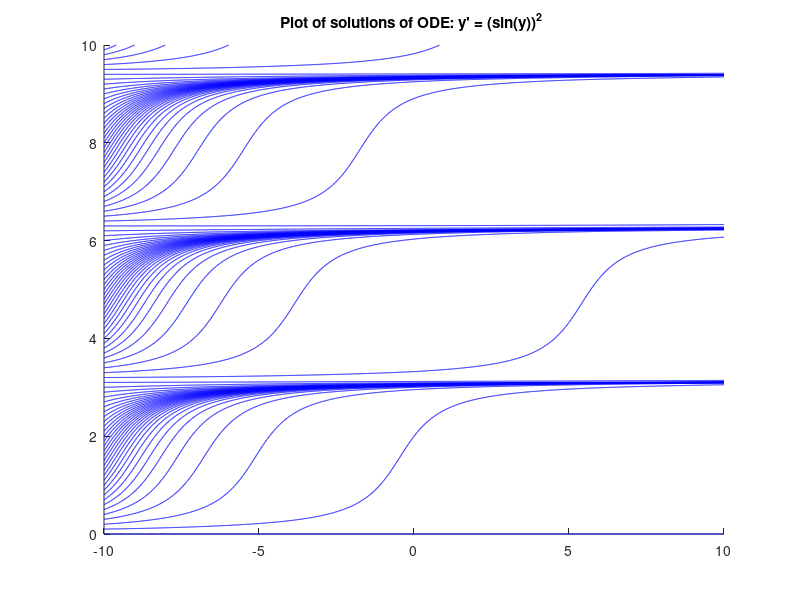
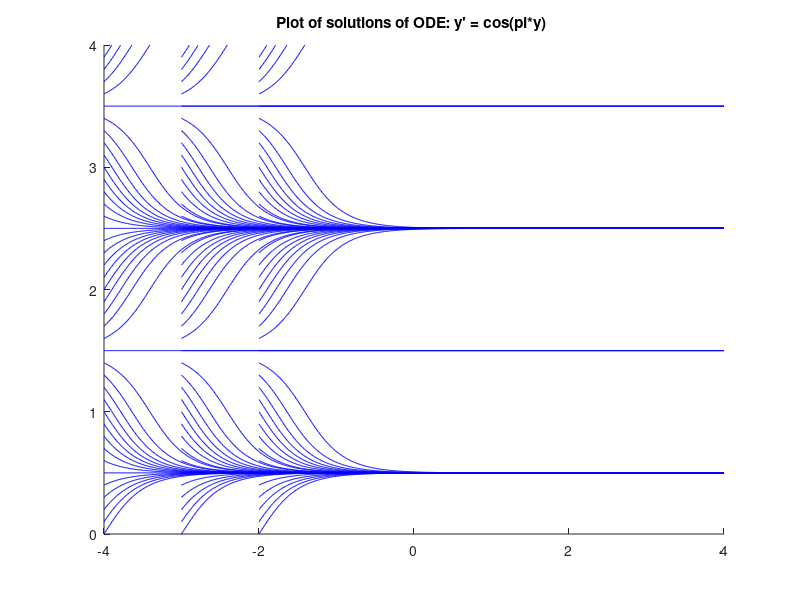

These charts were generated, in order, by the following MATLAB code:
% plot the ODE: y' = (sin(y))^2 curve from some points 
close all;
[x,y] = meshgrid(-10:0.1:10,0:0.1:10);
u = ones(size(x));  
v = (sin(y)).^2;       
starty = 0:0.1:10;
startx = [ones(size(starty))*-10];
streamline(x,y,u,v,startx,starty)
title('Plot of solutions of ODE: y'' = (sin(y))^2 ')


% plot the ODE: y' = (sin(y))^2 curve from some points 
figure
[x,y] = meshgrid(-4:0.1:4,0:0.1:4);
u = ones(size(x));  
v = cos(pi*y);       
starty = 0:0.1:4;
startx = [ones(size(starty))*-4];
streamline(x,y,u,v,startx,starty);
startx = [ones(size(starty))*-3];
streamline(x,y,u,v,startx,starty);
startx = [ones(size(starty))*-2];
streamline(x,y,u,v,startx,starty);
title('Plot of solutions of ODE: y'' = cos(pi*y) ')

